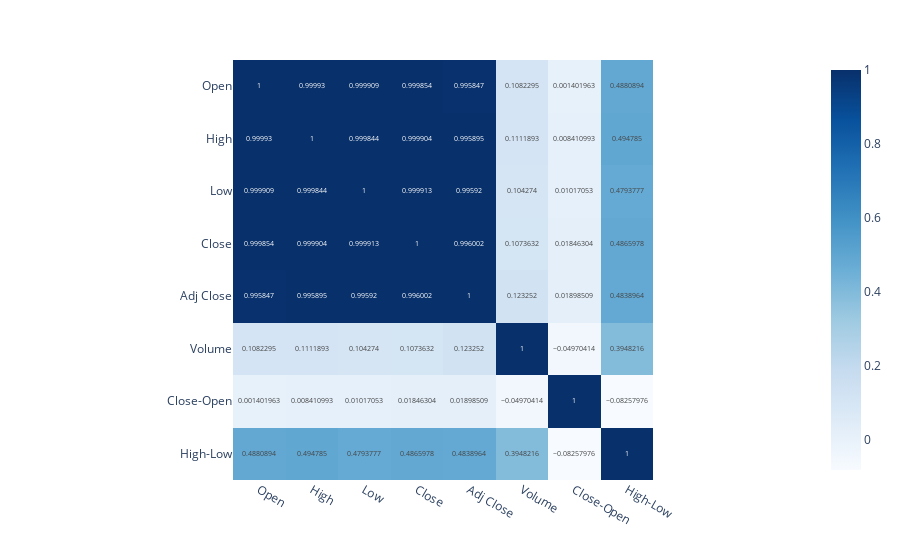

The code cell stored with this chart in its notebook:
### Markdown cell above
# Correlation Matrix

### Code cell
corrMatrix = spy_data.corr()
px.imshow(corrMatrix, text_auto = True, color_continuous_scale = 'Blues')

### Figure 1 — Plotly figure (JSON) as saved in the notebook; plotly's stock layout.template omitted (floating-point values rounded to 4 significant figures)
{"data": [{"coloraxis": "coloraxis", "hovertemplate": "x: %{x}<br>y: %{y}<br>color: %{z}<extra></extra>", "name": "0", "texttemplate": "%{z}", "type": "heatmap", "x": ["Open", "High", "Low", "Close", "Adj Close", "Volume", "Close-Open", "High-Low"], "xaxis": "x", "y": ["Open", "High", "Low", "Close", "Adj Close", "Volume", "Close-Open", "High-Low"], "yaxis": "y", "z": [[1, 0.9999, 0.9999, 0.9999, 0.9958, 0.1082, 0.001402, 0.4881], [0.9999, 1, 0.9998, 0.9999, 0.9959, 0.1112, 0.008411, 0.4948], [0.9999, 0.9998, 1, 0.9999, 0.9959, 0.1043, 0.01017, 0.4794], [0.9999, 0.9999, 0.9999, 1, 0.996, 0.1074, 0.01846, 0.4866], [0.9958, 0.9959, 0.9959, 0.996, 1, 0.1233, 0.01899, 0.4839], [0.1082, 0.1112, 0.1043, 0.1074, 0.1233, 1, -0.0497, 0.3948], [0.001402, 0.008411, 0.01017, 0.01846, 0.01899, -0.0497, 1, -0.08258], [0.4881, 0.4948, 0.4794, 0.4866, 0.4839, 0.3948, -0.08258, 1]]}], "layout": {"coloraxis": {"colorscale": [[0, "rgb(247,251,255)"], [0.125, "rgb(222,235,247)"], [0.25, "rgb(198,219,239)"], [0.375, "rgb(158,202,225)"], [0.5, "rgb(107,174,214)"], [0.625, "rgb(66,146,198)"], [0.75, "rgb(33,113,181)"], [0.875, "rgb(8,81,156)"], [1, "rgb(8,48,107)"]]}, "margin": {"t": 60}, "xaxis": {"anchor": "y", "constrain": "domain", "domain": [0, 1], "scaleanchor": "y"}, "yaxis": {"anchor": "x", "autorange": "reversed", "constrain": "domain", "domain": [0, 1]}}}
